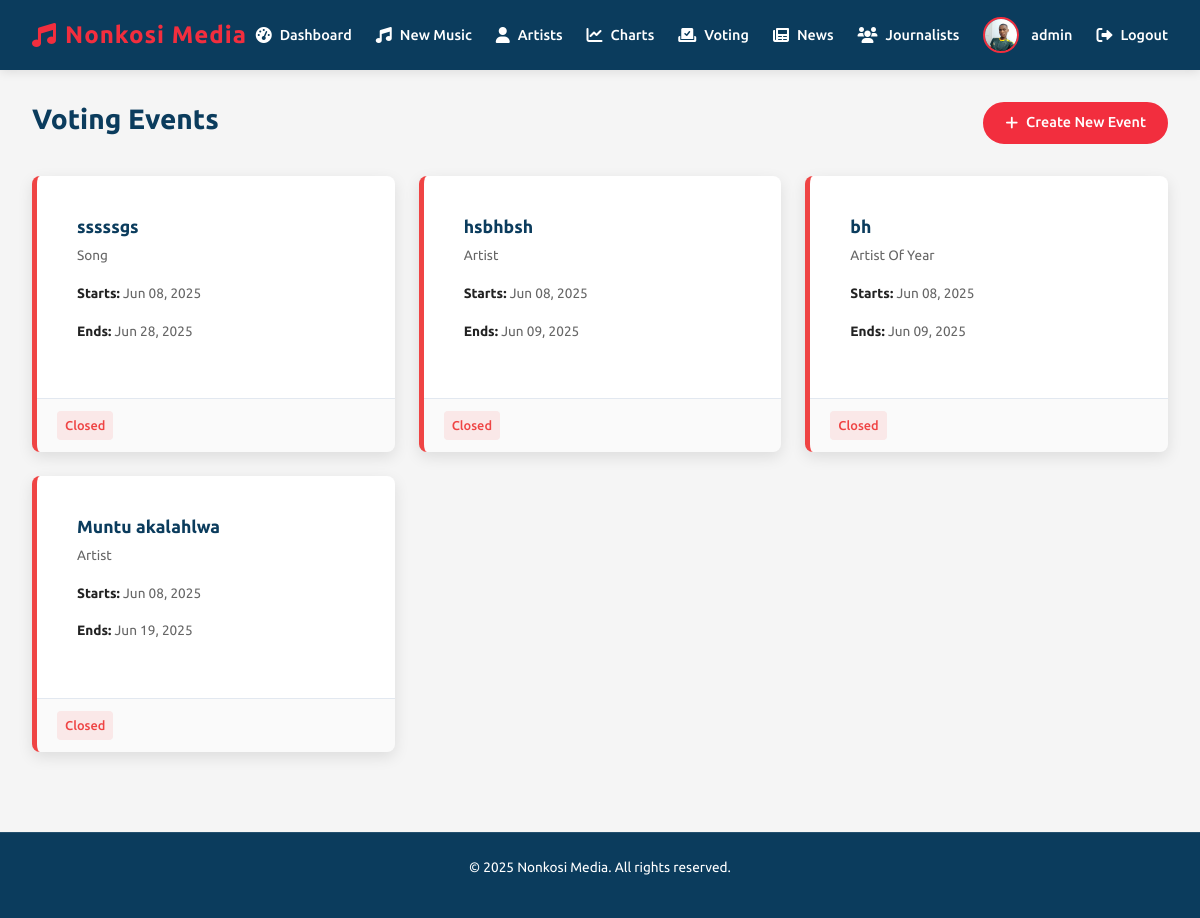
/admin/voting_events (signed in), run on an earlier commit of the app's database.
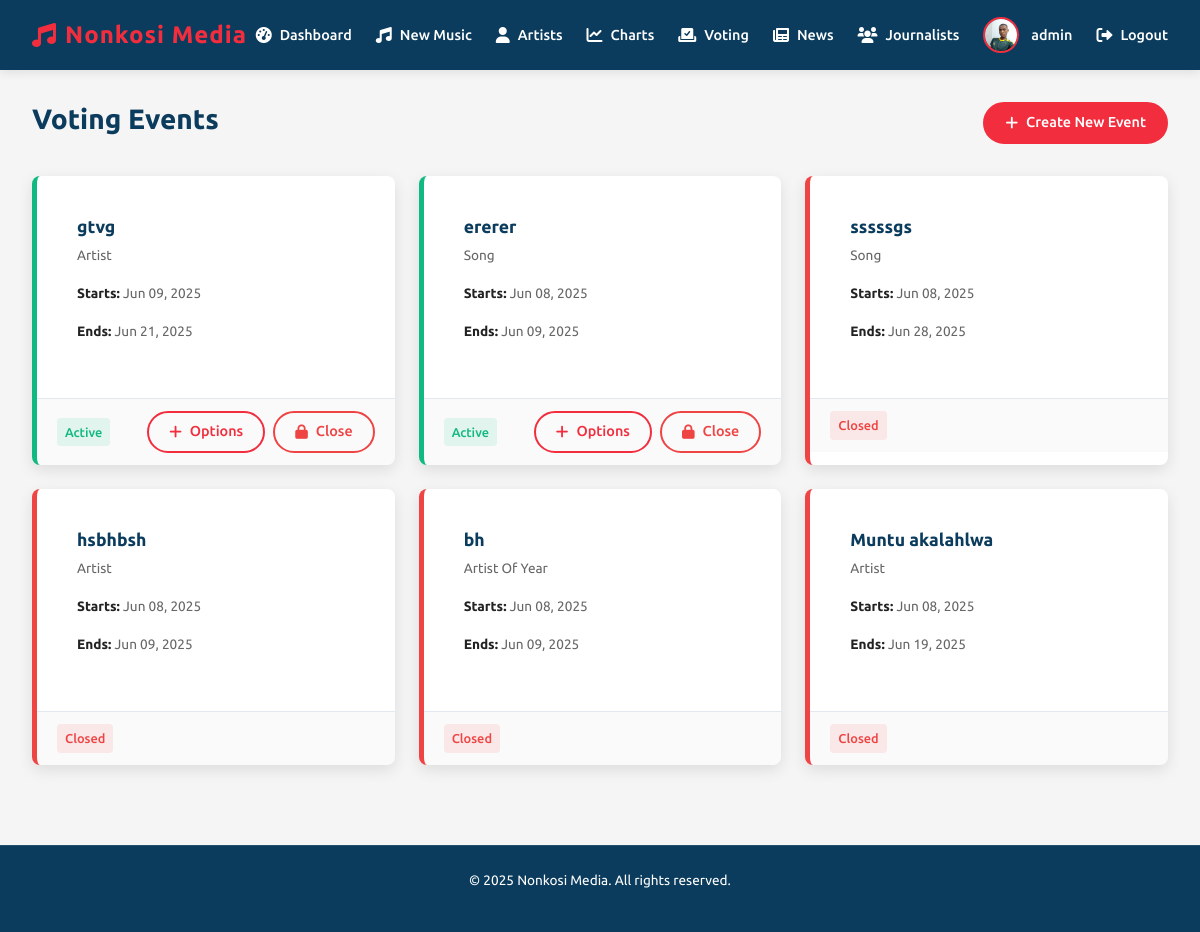
And on a later commit of the database.
### app.py (models this page shows, shortened)
class User(db.Model, UserMixin):
    id = db.Column(db.Integer, primary_key=True)
    username = db.Column(db.String(50), unique=True, nullable=False)
    email = db.Column(db.String(120), unique=True, nullable=False)
    password = db.Column(db.String(60), nullable=False)
    role = db.Column(db.String(20), nullable=False, default='user')
    profile_pic = db.Column(db.String(100), nullable=False, default='default.jpg')
    last_seen = db.Column(db.DateTime, default=datetime.utcnow)
    articles = db.relationship('News', backref='author', lazy=True)  # This creates the relationship

class VoteEvent(db.Model):
    id = db.Column(db.Integer, primary_key=True)
    title = db.Column(db.String(100), nullable=False)  # e.g. "Song of the Month - June 2025"
    category = db.Column(db.String(50), nullable=False)  # 'song', 'artist', 'song_of_year', 'artist_of_year'
    start_date = db.Column(db.DateTime, nullable=False, default=datetime.utcnow)
    end_date = db.Column(db.DateTime, nullable=False)
    is_active = db.Column(db.Boolean, default=True)
    options = db.relationship('VoteOption', backref='vote_event', lazy=True, cascade='all, delete-orphan')
    votes = db.relationship('VoteRecord', backref='vote_event', lazy=True, cascade='all, delete-orphan')

### app.py (the view)
@app.route('/admin/voting_events')
@login_required
def voting_events():
    if current_user.role != 'admin':
        flash('You are not authorized to access this page', 'error')
        return redirect(url_for('home'))
    events = VoteEvent.query.order_by(VoteEvent.start_date.desc()).all()
    return render_template('voting_events.html', events=events)

### app.py (called while the page is built)
@login_manager.user_loader
def load_user(user_id):
    return User.query.get(int(user_id))

@app.context_processor
def inject_datetime():
    return {'datetime': datetime}

### templates/voting_events.html (shortened to what this page needs)
<!DOCTYPE html>
<html lang="en">
<head>
  <link rel="stylesheet" href="https://cdnjs.cloudflare.com/ajax/libs/font-awesome/6.0.0/css/all.min.css">
  <link href="https://cdn.jsdelivr.net/npm/bootstrap@5.3.0/dist/css/bootstrap.min.css" rel="stylesheet">
</head>
<body>
  <header class="header">
    <div class="logo">
      <i class="fas fa-music"></i>
      <span>Nonkosi Media</span>
    </div>
    <nav class="nav-links">
      <a href="/admin">
        <i class="fas fa-tachometer-alt"></i>
        <span>Dashboard</span>
      </a>
      <a href="/admin/upcoming_music">
        <i class="fas fa-music"></i>
        <span>New Music</span>
      </a>
      <a href="/admin/artists">
        <i class="fas fa-user"></i>
        <span>Artists</span>
      </a>
      <a href="/admin/charts_manager">
        <i class="fas fa-chart-line"></i>
        <span>Charts</span>
      </a>
      <a href="/admin/voting_events" class="active">
        <i class="fas fa-vote-yea"></i>
        <span>Voting</span>
      </a>
      <a href="/admin/news">
        <i class="fas fa-newspaper"></i>
        <span>News</span>
      </a>
      <a href="/admin/manage_journalists">
        <i class="fas fa-users"></i>
        <span>Journalists</span>
      </a>
      <div class="user-profile">
        <img src="/static/uploads/profile_pics/IMG_20231016_190958~2.jpg" alt="Admin">
        <span>{{ current_user.username }}</span>
      </div>
      <a href="/logout">
        <i class="fas fa-sign-out-alt"></i>
        <span>Logout</span>
      </a>
    </nav>
  </header>
  <main class="container">
    <div class="page-header">
      <h1 class="page-title">Voting Events</h1>
      <a href="{{ url_for('create_voting_event') }}" class="btn">
        <i class="fas fa-plus"></i> Create New Event
      </a>
    </div>
    {% if events %}
    <div class="events-grid">
      {% for event in events %}
      <div class="event-card {% if event.is_active %}active{% else %}closed{% endif %}">
        <a href="{{ url_for('voting_event_details', event_id=event.id) }}" class="card-clickable-area">
          <div class="event-content">
            <h3 class="event-title">{{ event.title }}</h3>
            <p class="event-category">{{ event.category.replace('_', ' ').title() }}</p>
            <div class="event-dates">
              <p><strong>Starts:</strong> {{ event.start_date.strftime('%b %d, %Y') }}</p>
              <p><strong>Ends:</strong> {{ event.end_date.strftime('%b %d, %Y') }}</p>
            </div>
          </div>
        </a>
        <div class="event-footer">
          <span class="event-status {% if event.is_active %}status-active{% else %}status-closed{% endif %}">
            {% if event.is_active %}Active{% else %}Closed{% endif %}
          </span>
          <div class="event-actions">
            {% if event.is_active %}
              <a href="{{ url_for('add_voting_options', event_id=event.id) }}"
                 class="btn btn-outline btn-sm">
                <i class="fas fa-plus"></i> Options
              </a>
              <a href="{{ url_for('close_voting_event', event_id=event.id) }}"
                 class="btn btn-outline btn-sm" style="border-color: var(--danger); color: var(--danger);">
                <i class="fas fa-lock"></i> Close
              </a>
            {% endif %}
          </div>
        </div>
      </div>
      {% endfor %}
    </div>
    {% endif %}
  </main>
  <footer>
    <p>© {{ datetime.now().year }} Nonkosi Media. All rights reserved.</p>
  </footer>
</body>
</html>

### templates/voting_events.html (style rules this page uses)
:root { --primary: #0b3c5d; --secondary: #f22e3e; --dark: #222; --light: #f5f5f5; --accent: #103b6f; --gray: #666; --light-gray: #e2e8f0; --success: #10b981; --warning: #f59e0b; --danger: #ef4444; }
* { box-sizing: border-box; margin: 0; padding: 0; }
body { font-family: 'Ubuntu', sans-serif; background-color: var(--light); color: var(--dark); line-height: 1.6; }
.header { background-color: var(--primary); color: white; padding: 1rem 2rem; display: flex; justify-content: space-between; align-items: center; position: sticky; top: 0; z-index: 100; box-shadow: 0 2px 10px rgba(0,0,0,0.1); }
.header .logo { font-size: 1.5rem; font-weight: 700; color: var(--secondary); display: flex; align-items: center; gap: 0.5rem; letter-spacing: 1px; }
.logo i { color: var(--secondary); }
.nav-links { display: flex; align-items: center; gap: 1.5rem; }
.nav-links a { color: white; text-decoration: none; font-weight: 500; font-size: 0.9rem; display: flex; align-items: center; gap: 0.5rem; transition: color 0.2s; padding: 5px 0; position: relative; }
.nav-links a::after { content: ''; position: absolute; bottom: 0; left: 0; width: 0; height: 2px; background-color: var(--secondary); transition: width 0.3s; }
.nav-links a i { font-size: 1rem; }
.user-profile { display: flex; align-items: center; gap: 0.75rem; }
.user-profile img { width: 36px; height: 36px; border-radius: 50%; object-fit: cover; border: 2px solid var(--secondary); }
.user-profile span { font-weight: 500; font-size: 0.9rem; color: white; }
.container { padding: 2rem; max-width: 1400px; margin: 0 auto; }
.page-header { display: flex; justify-content: space-between; align-items: center; margin-bottom: 2rem; }
.page-title { font-size: 1.75rem; font-weight: 700; color: var(--primary); }
.btn { display: inline-flex; align-items: center; gap: 0.5rem; background-color: var(--secondary); color: white; padding: 0.5rem 1.25rem; border-radius: 30px; font-size: 0.9rem; font-weight: 500; text-decoration: none; transition: all 0.3s; border: 2px solid var(--secondary); }
.btn-outline { background-color: transparent; color: var(--secondary); border: 2px solid var(--secondary); }
.btn i { font-size: 0.9rem; }
.events-grid { display: grid; grid-template-columns: repeat(auto-fill, minmax(300px, 1fr)); gap: 1.5rem; }
.event-card { background-color: white; border-radius: 0.5rem; overflow: hidden; box-shadow: 0 5px 15px rgba(0,0,0,0.1); transition: all 0.3s; border-left: 5px solid var(--primary); position: relative; }
.event-card.active { border-left-color: var(--success); }
.event-card.closed { border-left-color: var(--danger); }
.event-content { padding: 1.25rem; }
.event-title { font-size: 1.1rem; font-weight: 600; color: var(--primary); margin-bottom: 0.5rem; }
.event-category { font-size: 0.85rem; color: var(--gray); margin-bottom: 1rem; text-transform: capitalize; }
.event-dates { font-size: 0.85rem; color: var(--gray); margin-bottom: 1rem; }
.event-dates strong { color: var(--dark); }
.event-footer { display: flex; justify-content: space-between; align-items: center; padding: 0.75rem 1.25rem; background-color: rgba(0,0,0,0.02); border-top: 1px solid var(--light-gray); position: relative; z-index: 2; }
.event-status { font-size: 0.8rem; font-weight: 500; padding: 0.25rem 0.5rem; border-radius: 0.25rem; }
.status-active { background-color: rgba(16, 185, 129, 0.1); color: var(--success); }
.status-closed { background-color: rgba(239, 68, 68, 0.1); color: var(--danger); }
.event-actions { display: flex; gap: 0.5rem; }
.card-clickable-area { display: block; text-decoration: none; color: inherit; cursor: pointer; padding: 1.25rem; }
footer { background-color: var(--primary); padding: 1.5rem 2rem; margin-top: 3rem; text-align: center; font-size: 0.85rem; color: white; border-top: 1px solid rgba(255,255,255,0.1); }

What changed in the data, as far as the page shows it:
added VoteEvent: title "gtvg", category.replace "Artist", start_date "Jun 09, 2025", end_date "Jun 21, 2025", is_active "Active"
added VoteEvent: title "ererer", category.replace "Song", start_date "Jun 08, 2025", end_date "Jun 09, 2025", is_active "Active"
